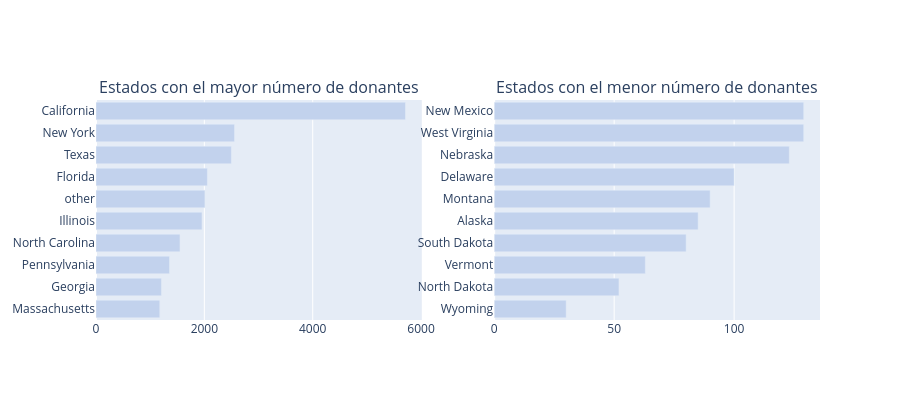

The code cell stored with this chart in its notebook:
### Code cell
def bar_hor(df, col, title, color, w=None, h=None, lm=0, limit=100, return_trace=False, rev=False):
    cnt_srs = df[col].value_counts()
    yy = cnt_srs.head(limit).index[::-1]
    xx = cnt_srs.head(limit).values[::-1]

    if rev:
        yy = cnt_srs.tail(limit).index[::-1]
        xx = cnt_srs.tail(limit).values[::-1]

    trace = go.Bar(y=yy, x=xx, orientation='h',
                   marker=dict(color=color))

    if return_trace:
        return trace

    layout = dict(title=title, margin=dict(l=lm), width=w, height=h)
    fig = go.Figure(data=[trace], layout=layout)
    iplot(fig)


def bar_hor_noagg(x, y, title, color, w=None, h=None, lm=0, limit=100, rt=False):
    trace = go.Bar(y=x, x=y, orientation='h',
                   marker=dict(color=color))

    if rt:
        return trace

    layout = dict(title=title, margin=dict(l=lm), width=w, height=h)
    fig = go.Figure(data=[trace], layout=layout)
    iplot(fig)


def bar_ver_noagg(x, y, title, color, w=None, h=None, lm=0, rt=False):
    trace = go.Bar(y=y, x=x,
                   marker=dict(color=color))

    if rt:
        return trace

    layout = dict(title=title, margin=dict(l=lm), width=w, height=h)
    fig = go.Figure(data=[trace], layout=layout)
    iplot(fig)


trace1 = bar_hor(
    donors_df,
    'Donor City',
    "Ciudades con el mayor número de donantes",
    '#c2d2ed',
    500, 400, 200,
    limit=10,
    return_trace=True
)

trace2 = bar_hor(
    donors_df,
    'Donor State',
    "Estados con el mayor número de donantes",
    '#c2d2ed',
    500, 400, 200,
    limit=10,
    return_trace=True
)

trace4 = bar_hor(
    donors_df,
    'Donor State',
    "Estados con el menor número de donantes",
    '#c2d2ed',
    600, 400, 200,
    limit=10,
    return_trace=True,
    rev=True
)

fig = tools.make_subplots(
    rows=1,
    cols=2,
    print_grid=False,
    subplot_titles=[
        'Estados con el mayor número de donantes',
        'Estados con el menor número de donantes'
    ]
)

fig.append_trace(trace2, 1, 1)
fig.append_trace(trace4, 1, 2)

fig['layout'].update(height=400, showlegend=False)
iplot(fig)

### Figure 1 — Plotly figure (JSON) as saved in the notebook; plotly's stock layout.template omitted (floating-point values rounded to 4 significant figures)
{"data": [{"marker": {"color": "#c2d2ed"}, "orientation": "h", "type": "bar", "x": [1177, 1208, 1357, 1550, 1956, 2011, 2056, 2499, 2557, 5713], "xaxis": "x", "y": ["Massachusetts", "Georgia", "Pennsylvania", "North Carolina", "Illinois", "other", "Florida", "Texas", "New York", "California"], "yaxis": "y"}, {"marker": {"color": "#c2d2ed"}, "orientation": "h", "type": "bar", "x": [30, 52, 63, 80, 85, 90, 100, 123, 129, 129], "xaxis": "x2", "y": ["Wyoming", "North Dakota", "Vermont", "South Dakota", "Alaska", "Montana", "Delaware", "Nebraska", "West Virginia", "New Mexico"], "yaxis": "y2"}], "layout": {"annotations": [{"font": {"size": 16}, "showarrow": false, "text": "Estados con el mayor número de donantes", "x": 0.225, "xanchor": "center", "xref": "paper", "y": 1, "yanchor": "bottom", "yref": "paper"}, {"font": {"size": 16}, "showarrow": false, "text": "Estados con el menor número de donantes", "x": 0.775, "xanchor": "center", "xref": "paper", "y": 1, "yanchor": "bottom", "yref": "paper"}], "height": 400, "showlegend": false, "xaxis": {"anchor": "y", "domain": [0, 0.45]}, "xaxis2": {"anchor": "y2", "domain": [0.55, 1]}, "yaxis": {"anchor": "x", "domain": [0, 1]}, "yaxis2": {"anchor": "x2", "domain": [0, 1]}}}
